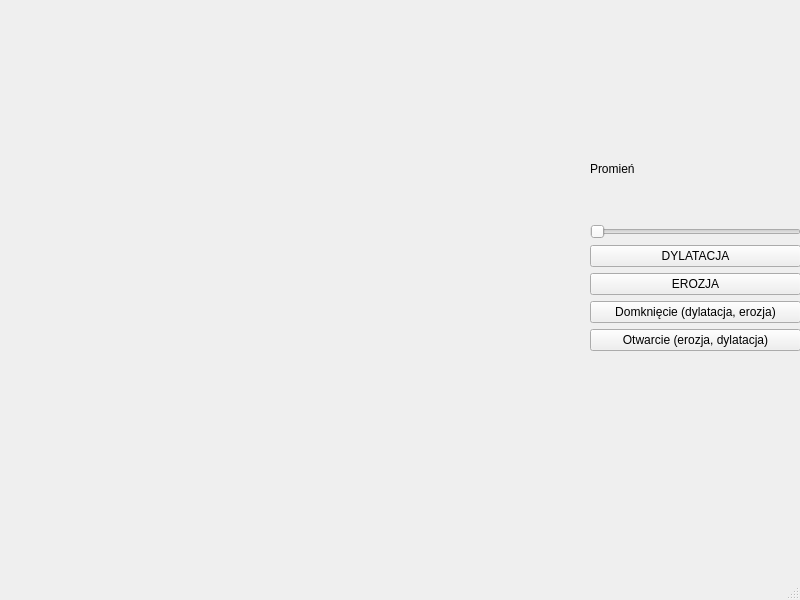
<?xml version="1.0" encoding="UTF-8"?>
<ui version="4.0">
 <class>MainWindow</class>
 <widget class="QMainWindow" name="MainWindow">
  <property name="geometry">
   <rect>
    <x>0</x>
    <y>0</y>
    <width>800</width>
    <height>600</height>
   </rect>
  </property>
  <property name="windowTitle">
   <string>Erozja</string>
  </property>
  <widget class="QWidget" name="centralwidget">
   <widget class="Ekran" name="ekran" native="true">
    <property name="geometry">
     <rect>
      <x>10</x>
      <y>10</y>
      <width>550</width>
      <height>550</height>
     </rect>
    </property>
   </widget>
   <widget class="QWidget" name="verticalLayoutWidget">
    <property name="geometry">
     <rect>
      <x>590</x>
      <y>120</y>
      <width>211</width>
      <height>231</height>
     </rect>
    </property>
    <layout class="QVBoxLayout" name="verticalLayout">
     <item>
      <widget class="QLabel" name="label">
       <property name="text">
        <string>Promień</string>
       </property>
      </widget>
     </item>
     <item>
      <widget class="QSlider" name="alpha_poziom">
       <property name="minimum">
        <number>1</number>
       </property>
       <property name="maximum">
        <number>10</number>
       </property>
       <property name="value">
        <number>1</number>
       </property>
       <property name="orientation">
        <enum>Qt::Horizontal</enum>
       </property>
      </widget>
     </item>
     <item>
      <widget class="QPushButton" name="dylatacja_b">
       <property name="text">
        <string>DYLATACJA</string>
       </property>
      </widget>
     </item>
     <item>
      <widget class="QPushButton" name="erozja_b">
       <property name="text">
        <string>EROZJA</string>
       </property>
      </widget>
     </item>
     <item>
      <widget class="QPushButton" name="operacja3_b">
       <property name="text">
        <string>Domknięcie (dylatacja, erozja)</string>
       </property>
      </widget>
     </item>
     <item>
      <widget class="QPushButton" name="operacja4_b">
       <property name="text">
        <string>Otwarcie (erozja, dylatacja)</string>
       </property>
      </widget>
     </item>
    </layout>
   </widget>
  </widget>
  <widget class="QMenuBar" name="menubar">
   <property name="geometry">
    <rect>
     <x>0</x>
     <y>0</y>
     <width>800</width>
     <height>24</height>
    </rect>
   </property>
  </widget>
  <widget class="QStatusBar" name="statusbar"/>
 </widget>
 <customwidgets>
  <customwidget>
   <class>Ekran</class>
   <extends>QWidget</extends>
   <header location="global">ekran.h</header>
   <container>1</container>
  </customwidget>
 </customwidgets>
 <resources/>
 <connections/>
</ui>
